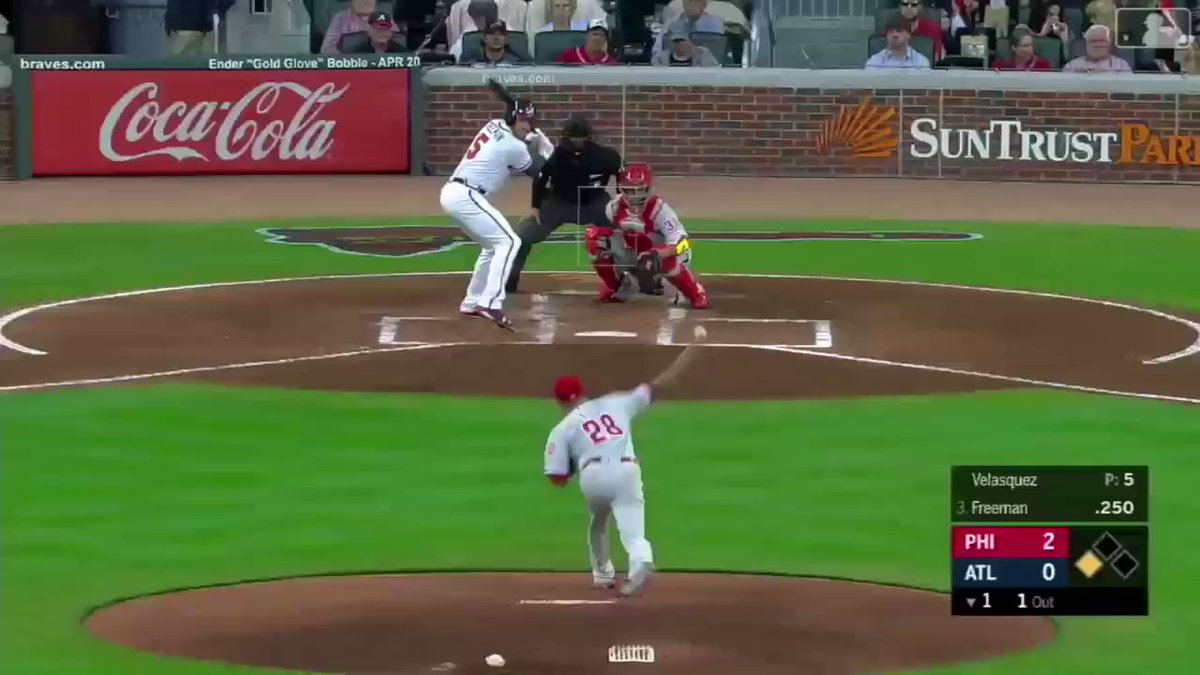
#> input picture storage/machine_learning/data/mlb/good/0za1jmb9R6GaauNf.jpg, 1200 x 675 px, found by its file name
$ python create_training_data_script.py data/mlb/bad/6JdrrmWhej9u5_e8.jpg   (older library calls are emulated)
#> lines starting #> are read from the running program, lines starting #| are printed output that depends on the picture
from PIL import Image
from numpy import array
import csv
import os
import numpy
import sys

# Returns data about the file given
def getFileData(filePath):

	# convert image to 8-bit grayscale
	img = Image.open(filePath).convert('L')
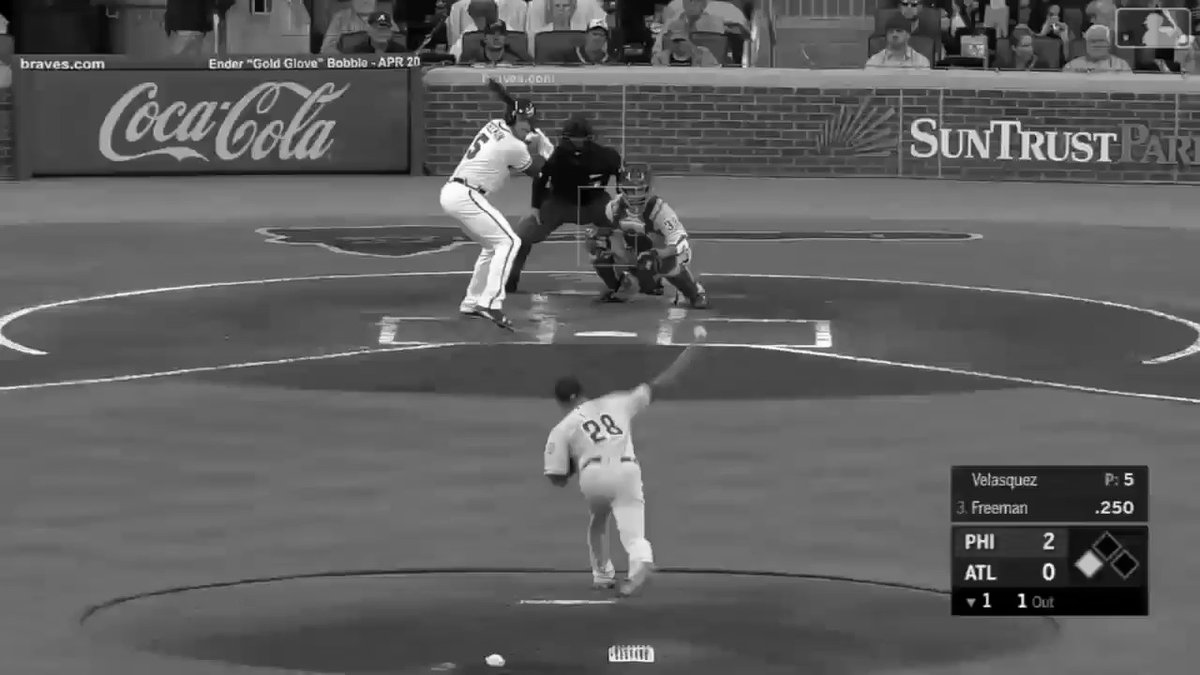
#> img: PIL image 1200x675 L; min 0, max 255, mean 94.7
	WIDTH, HEIGHT = img.size
#> WIDTH = 1200; HEIGHT = 675
	img = img.resize([400,400],Image.ANTIALIAS)
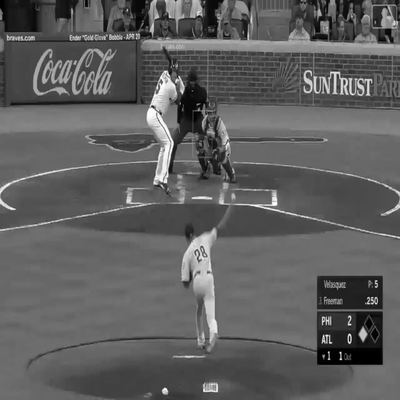
#> img: PIL image 400x400 L; min 0, max 255, mean 94.7
	data = list(img.getdata()) # convert image data to a list of integers
#> data = 160000 items
	# convert that to 2D list (list of lists of integers)
	data = [data[offset:offset+WIDTH] for offset in range(0, WIDTH*HEIGHT, WIDTH)]
#> data = 675 items

	arr = array(img)

	imgValues = []
	for innerArrays in arr:
		for val in innerArrays:
			imgValues.append(val)
#> after the loop, imgValues = 160000 items

	return imgValues

def getDirectoryData(path):
	listing = os.listdir(path)
	directoryData = []
	for fileName in listing:
		# Skip hidden files
		if not fileName.startswith('.'):
			imgValues = getFileData(path + fileName)
#> imgValues = 160000 items
			directoryData.append(imgValues)

	return directoryData

# Change the directory to this script's path
os.chdir(os.path.dirname(os.path.abspath(__file__)))

# Path to data folder for league
leagueDataDirectory = os.getcwd() + '/data/' + sys.argv[1]

goodTestValues = getDirectoryData(leagueDataDirectory + '/good/')
#> goodTestValues = 1 item
badTestValues = getDirectoryData(leagueDataDirectory + '/bad/')
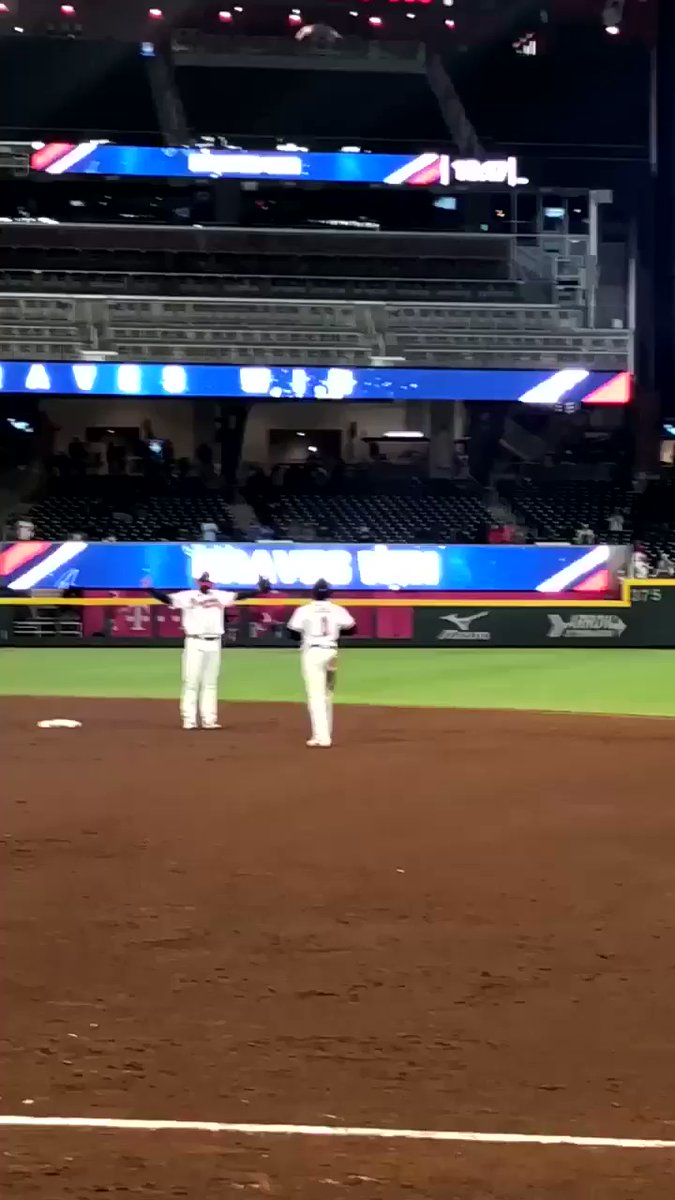
#> input picture storage/machine_learning/data/mlb/bad/6JdrrmWhej9u5_e8.jpg, 675 x 1200 px, found by its file name
#> in getFileData (call 2), `img = Image.open(filePath).convert('L')`:
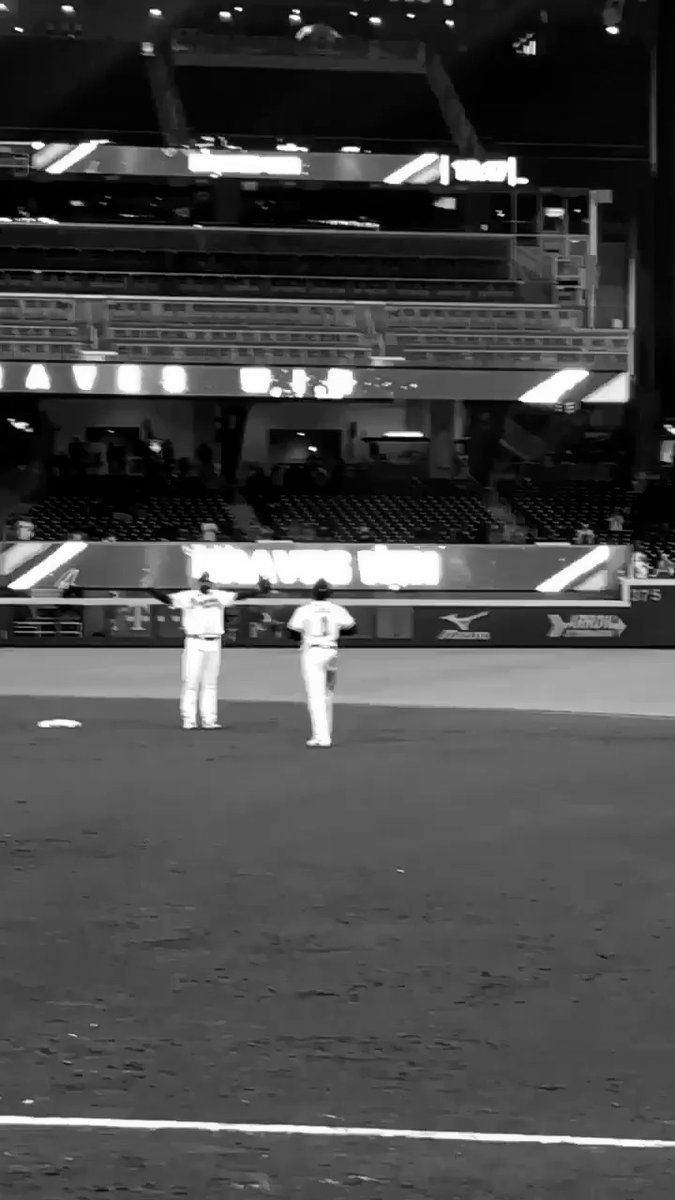
#> img: PIL image 675x1200 L; min 0, max 255, mean 71.9
#> in getFileData (call 2), `img = img.resize([400,400],Image.ANTIALIAS)`:
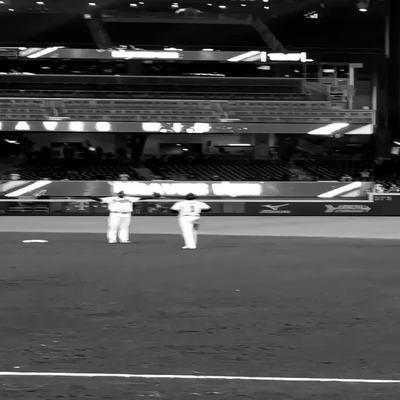
#> img: PIL image 400x400 L; min 0, max 255, mean 71.9
#> in getFileData (call 2), `data = list(img.getdata())`: data = 160000 items
#> in getFileData (call 2), `data = [data[offset:offset+WIDTH] for offset in range(0, WIDTH*HEIGHT,..`: data = 1200 items
#> badTestValues = 1 item

#Assuming res is a flat list
with open(leagueDataDirectory + "/good_test_values.csv", "w") as output:
    writer = csv.writer(output, lineterminator='\n')
    for val in goodTestValues:
        writer.writerow([val])
#> this loop made 1 pass

#Assuming res is a flat list
with open(leagueDataDirectory + "/bad_test_values.csv", "w") as output:
    writer = csv.writer(output, lineterminator='\n')
    for val in badTestValues:
        writer.writerow([val])

numpy.savetxt(leagueDataDirectory + "/good_test_values.csv", goodTestValues, delimiter=",", fmt='%.1e')
numpy.savetxt(leagueDataDirectory + "/bad_test_values.csv", badTestValues, delimiter=",", fmt='%.1e')
